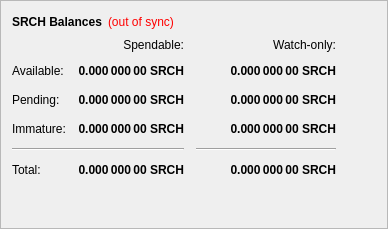
        <widget class="QFrame" name="frame">
         <property name="frameShape">
          <enum>QFrame::StyledPanel</enum>
         </property>
         <property name="frameShadow">
          <enum>QFrame::Raised</enum>
         </property>
         <layout class="QVBoxLayout" name="verticalLayout_4">
          <item>
           <layout class="QHBoxLayout" name="horizontalLayout_4">
            <item>
             <widget class="QLabel" name="label_5">
              <property name="font">
               <font>
                <weight>75</weight>
                <bold>true</bold>
               </font>
              </property>
              <property name="text">
               <string>SRCH Balances</string>
              </property>
             </widget>
            </item>
            <item>
             <widget class="QLabel" name="labelWalletStatus">
              <property name="cursor">
               <cursorShape>WhatsThisCursor</cursorShape>
              </property>
              <property name="toolTip">
               <string>The displayed information may be out of date. Your wallet automatically synchronizes with the Searchcoin network after a connection is established, but this process has not completed yet.</string>
              </property>
              <property name="styleSheet">
               <string notr="true">QLabel { color: red; }</string>
              </property>
              <property name="text">
               <string notr="true">(out of sync)</string>
              </property>
              <property name="alignment">
               <set>Qt::AlignLeading|Qt::AlignLeft|Qt::AlignVCenter</set>
              </property>
             </widget>
            </item>
            <item>
             <spacer name="horizontalSpacer_3">
              <property name="orientation">
               <enum>Qt::Horizontal</enum>
              </property>
              <property name="sizeHint" stdset="0">
               <size>
                <width>40</width>
                <height>20</height>
               </size>
              </property>
             </spacer>
            </item>
           </layout>
          </item>
          <item>
           <layout class="QGridLayout" name="gridLayout">
            <property name="spacing">
             <number>12</number>
            </property>
            <item row="2" column="2">
             <widget class="QLabel" name="labelWatchPending">
              <property name="font">
               <font>
                <weight>75</weight>
                <bold>true</bold>
               </font>
              </property>
              <property name="cursor">
               <cursorShape>IBeamCursor</cursorShape>
              </property>
              <property name="toolTip">
               <string>Unconfirmed transactions to watch-only addresses</string>
              </property>
              <property name="text">
               <string notr="true">0.000 000 00 SRCH</string>
              </property>
              <property name="alignment">
               <set>Qt::AlignRight|Qt::AlignTrailing|Qt::AlignVCenter</set>
              </property>
              <property name="textInteractionFlags">
               <set>Qt::LinksAccessibleByMouse|Qt::TextSelectableByKeyboard|Qt::TextSelectableByMouse</set>
              </property>
             </widget>
            </item>
            <item row="2" column="1">
             <widget class="QLabel" name="labelUnconfirmed">
              <property name="font">
               <font>
                <weight>75</weight>
                <bold>true</bold>
               </font>
              </property>
              <property name="cursor">
               <cursorShape>IBeamCursor</cursorShape>
              </property>
              <property name="toolTip">
               <string>Total of transactions that have yet to be confirmed, and do not yet count toward the spendable balance</string>
              </property>
              <property name="text">
               <string notr="true">0.000 000 00 SRCH</string>
              </property>
              <property name="alignment">
               <set>Qt::AlignRight|Qt::AlignTrailing|Qt::AlignVCenter</set>
              </property>
              <property name="textInteractionFlags">
               <set>Qt::LinksAccessibleByMouse|Qt::TextSelectableByKeyboard|Qt::TextSelectableByMouse</set>
              </property>
             </widget>
            </item>
            <item row="3" column="2">
             <widget class="QLabel" name="labelWatchImmature">
              <property name="font">
               <font>
                <weight>75</weight>
                <bold>true</bold>
               </font>
              </property>
              <property name="cursor">
               <cursorShape>IBeamCursor</cursorShape>
              </property>
              <property name="toolTip">
               <string>Staked or masternode rewards in watch-only addresses that has not yet matured</string>
              </property>
              <property name="text">
               <string notr="true">0.000 000 00 SRCH</string>
              </property>
              <property name="alignment">
               <set>Qt::AlignRight|Qt::AlignTrailing|Qt::AlignVCenter</set>
              </property>
              <property name="textInteractionFlags">
               <set>Qt::LinksAccessibleByMouse|Qt::TextSelectableByKeyboard|Qt::TextSelectableByMouse</set>
              </property>
             </widget>
            </item>
            <item row="4" column="0" colspan="2">
             <widget class="Line" name="lineSpendableBalance">
              <property name="orientation">
               <enum>Qt::Horizontal</enum>
              </property>
             </widget>
            </item>
            <item row="4" column="2">
             <widget class="Line" name="lineWatchBalance">
              <property name="sizePolicy">
               <sizepolicy hsizetype="Preferred" vsizetype="Fixed">
                <horstretch>0</horstretch>
                <verstretch>0</verstretch>
               </sizepolicy>
              </property>
              <property name="minimumSize">
               <size>
                <width>140</width>
                <height>0</height>
               </size>
              </property>
              <property name="orientation">
               <enum>Qt::Horizontal</enum>
              </property>
             </widget>
            </item>
            <item row="5" column="0">
             <widget class="QLabel" name="labelTotalText">
              <property name="text">
               <string>Total:</string>
              </property>
             </widget>
            </item>
            <item row="3" column="1">
             <widget class="QLabel" name="labelImmature">
              <property name="font">
               <font>
                <weight>75</weight>
                <bold>true</bold>
               </font>
              </property>
              <property name="cursor">
               <cursorShape>IBeamCursor</cursorShape>
              </property>
              <property name="toolTip">
               <string>Staked or masternode rewards that has not yet matured</string>
              </property>
              <property name="text">
               <string notr="true">0.000 000 00 SRCH</string>
              </property>
              <property name="alignment">
               <set>Qt::AlignRight|Qt::AlignTrailing|Qt::AlignVCenter</set>
              </property>
              <property name="textInteractionFlags">
               <set>Qt::LinksAccessibleByMouse|Qt::TextSelectableByKeyboard|Qt::TextSelectableByMouse</set>
              </property>
             </widget>
            </item>
            <item row="2" column="3">
             <spacer name="horizontalSpacer_2">
              <property name="orientation">
               <enum>Qt::Horizontal</enum>
              </property>
              <property name="sizeHint" stdset="0">
               <size>
                <width>40</width>
                <height>20</height>
               </size>
              </property>
             </spacer>
            </item>
            <item row="3" column="0">
             <widget class="QLabel" name="labelImmatureText">
              <property name="text">
               <string>Immature:</string>
              </property>
             </widget>
            </item>
            <item row="5" column="1">
             <widget class="QLabel" name="labelTotal">
              <property name="font">
               <font>
                <weight>75</weight>
                <bold>true</bold>
               </font>
              </property>
              <property name="cursor">
               <cursorShape>IBeamCursor</cursorShape>
              </property>
              <property name="toolTip">
               <string>Your current total balance</string>
              </property>
              <property name="text">
               <string notr="true">0.000 000 00 SRCH</string>
              </property>
              <property name="alignment">
               <set>Qt::AlignRight|Qt::AlignTrailing|Qt::AlignVCenter</set>
              </property>
              <property name="textInteractionFlags">
               <set>Qt::LinksAccessibleByMouse|Qt::TextSelectableByKeyboard|Qt::TextSelectableByMouse</set>
              </property>
             </widget>
            </item>
            <item row="5" column="2">
             <widget class="QLabel" name="labelWatchTotal">
              <property name="font">
               <font>
                <weight>75</weight>
                <bold>true</bold>
               </font>
              </property>
              <property name="cursor">
               <cursorShape>IBeamCursor</cursorShape>
              </property>
              <property name="toolTip">
               <string>Current total balance in watch-only addresses</string>
              </property>
              <property name="text">
               <string notr="true">0.000 000 00 SRCH</string>
              </property>
              <property name="alignment">
               <set>Qt::AlignRight|Qt::AlignTrailing|Qt::AlignVCenter</set>
              </property>
              <property name="textInteractionFlags">
               <set>Qt::LinksAccessibleByMouse|Qt::TextSelectableByKeyboard|Qt::TextSelectableByMouse</set>
              </property>
             </widget>
            </item>
            <item row="0" column="2">
             <widget class="QLabel" name="labelWatchonly">
              <property name="text">
               <string>Watch-only:</string>
              </property>
              <property name="alignment">
               <set>Qt::AlignRight|Qt::AlignTrailing|Qt::AlignVCenter</set>
              </property>
             </widget>
            </item>
            <item row="1" column="0">
             <widget class="QLabel" name="labelBalanceText">
              <property name="text">
               <string>Available:</string>
              </property>
             </widget>
            </item>
            <item row="1" column="1">
             <widget class="QLabel" name="labelBalance">
              <property name="font">
               <font>
                <weight>75</weight>
                <bold>true</bold>
               </font>
              </property>
              <property name="cursor">
               <cursorShape>IBeamCursor</cursorShape>
              </property>
              <property name="toolTip">
               <string>Your current spendable balance</string>
              </property>
              <property name="text">
               <string notr="true">0.000 000 00 SRCH</string>
              </property>
              <property name="alignment">
               <set>Qt::AlignRight|Qt::AlignTrailing|Qt::AlignVCenter</set>
              </property>
              <property name="textInteractionFlags">
               <set>Qt::LinksAccessibleByMouse|Qt::TextSelectableByKeyboard|Qt::TextSelectableByMouse</set>
              </property>
             </widget>
            </item>
            <item row="1" column="2">
             <widget class="QLabel" name="labelWatchAvailable">
              <property name="font">
               <font>
                <weight>75</weight>
                <bold>true</bold>
               </font>
              </property>
              <property name="cursor">
               <cursorShape>IBeamCursor</cursorShape>
              </property>
              <property name="toolTip">
               <string>Your current balance in watch-only addresses</string>
              </property>
              <property name="text">
               <string notr="true">0.000 000 00 SRCH</string>
              </property>
              <property name="alignment">
               <set>Qt::AlignRight|Qt::AlignTrailing|Qt::AlignVCenter</set>
              </property>
              <property name="textInteractionFlags">
               <set>Qt::LinksAccessibleByMouse|Qt::TextSelectableByKeyboard|Qt::TextSelectableByMouse</set>
              </property>
             </widget>
            </item>
            <item row="2" column="0">
             <widget class="QLabel" name="labelPendingText">
              <property name="text">
               <string>Pending:</string>
              </property>
             </widget>
            </item>
            <item row="0" column="1">
             <widget class="QLabel" name="labelSpendable">
              <property name="text">
               <string>Spendable:</string>
              </property>
              <property name="alignment">
               <set>Qt::AlignRight|Qt::AlignTrailing|Qt::AlignVCenter</set>
              </property>
             </widget>
            </item>
           </layout>
          </item>
          <item>
           <spacer name="verticalSpacer_4">
            <property name="orientation">
             <enum>Qt::Vertical</enum>
            </property>
            <property name="sizeHint" stdset="0">
             <size>
              <width>20</width>
              <height>40</height>
             </size>
            </property>
           </spacer>
          </item>
         </layout>
        </widget>
